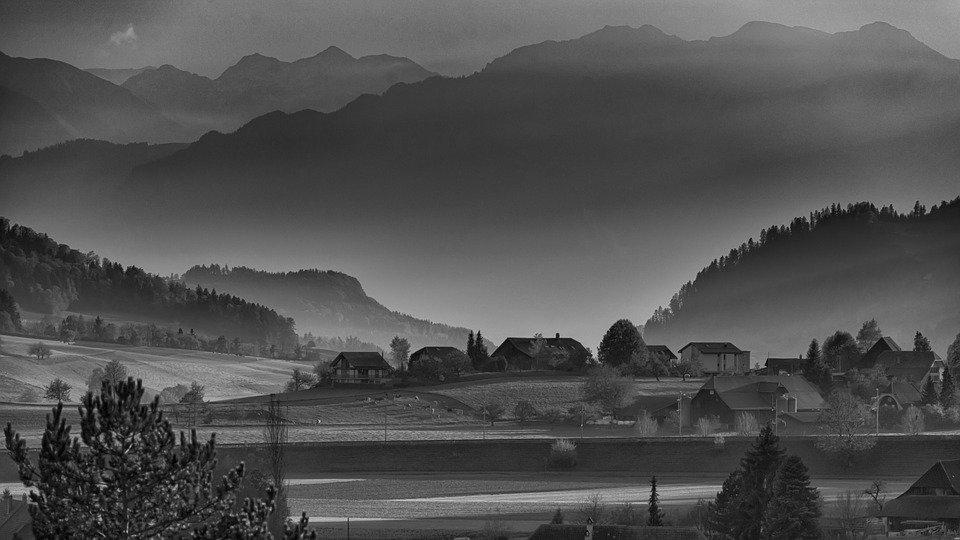
#> input picture images/mountains-615428_960_720.jpg, 960 x 540 px, found by its file name; the run also reads 2 pictures not shown here
$ python image-downloader.py
#> lines starting #> are read from the running program, lines starting #| are printed output that depends on the picture
import requests
import time
import multiprocessing
from PIL import Image
from functools import partial

url_list = [
    "https://cdn.pixabay.com/photo/2015/01/28/23/34/mountains-615428_960_720.jpg",
    "https://cdn.pixabay.com/photo/2013/08/28/00/54/field-176602_960_720.jpg",
    "https://cdn.pixabay.com/photo/2016/03/09/09/31/buildings-1245842_960_720.jpg",
    "https://cdn.pixabay.com/photo/2020/02/01/22/10/house-4811590_960_720.jpg",
    "https://cdn.pixabay.com/photo/2017/05/27/22/33/morocco-2349647_960_720.jpg",
    "https://cdn.pixabay.com/photo/2019/10/23/18/32/freudenberg-4572410_960_720.jpg",
    "https://cdn.pixabay.com/photo/2019/10/15/19/00/alpine-4552654_960_720.jpg",
    "https://cdn.pixabay.com/photo/2020/04/02/22/09/santorini-4996846_960_720.jpg",
    "https://cdn.pixabay.com/photo/2018/04/16/16/16/sunset-3325080_960_720.jpg",
    "https://cdn.pixabay.com/photo/2013/10/02/23/03/mountains-190055_960_720.jpg",
    "https://cdn.pixabay.com/photo/2016/01/08/18/00/antelope-canyon-1128815_960_720.jpg",
    "https://cdn.pixabay.com/photo/2018/01/14/23/12/nature-3082832_960_720.jpg",
    "https://cdn.pixabay.com/photo/2017/02/19/15/28/sunset-2080072_960_720.jpg",
    "https://cdn.pixabay.com/photo/2018/08/21/23/29/fog-3622519_960_720.jpg",
    "https://cdn.pixabay.com/photo/2017/03/29/15/18/tianjin-2185510_960_720.jpg",
    "https://cdn.pixabay.com/photo/2017/03/29/11/29/nepal-2184940_960_720.jpg",
    "https://cdn.pixabay.com/photo/2016/10/14/19/21/canyon-1740973_960_720.jpg",
    "https://cdn.pixabay.com/photo/2015/03/18/09/31/prairie-679014_960_720.jpg",
    "https://cdn.pixabay.com/photo/2013/10/09/02/26/bridge-192982_960_720.jpg",
    "https://cdn.pixabay.com/photo/2012/02/23/08/38/rocks-15712_960_720.jpg"
]

def download(url_list):
    for url in url_list:
        response = requests.get(url)
        filename = url.split('/')[-1]
        with open('images/' + filename, 'wb') as file:
            file.write(response.content)

        image = Image.open('images/' + filename)
#> image is the input picture: PIL image 960x540 L; min 0, max 225, mean 80.6
        image = image.convert('L')
        image.save('images/' + filename)
        print(filename, " DONE!")

def download_multi(url, dir_path=None):
    response = requests.get(url)
    file_name = url.split('/')[-1]
    file = open(dir_path+file_name, "wb")
    file.write(response.content)
    file.close()

    image = Image.open(dir_path+file_name)
    image = image.convert('L')
    image.save(dir_path+file_name)
    print(file_name, "DONE!")


if __name__ == "__main__":
    # singleprocessing
    st = time.time()
    download(url_list)
#> (the call stopped at in download, `response = requests.get(url)`: the network is not available in this run)
    en = time.time()
    print("time taken = ", en-st, "\n")

    # multiprocessing
    st = time.time()
    results = None
    folder = "images/"
    with multiprocessing.Pool(processes=10) as pool:
        results = pool.map(partial(download_multi, dir_path = folder), url_list)
#> call 4 of download_multi, with dir_path = 'images/'
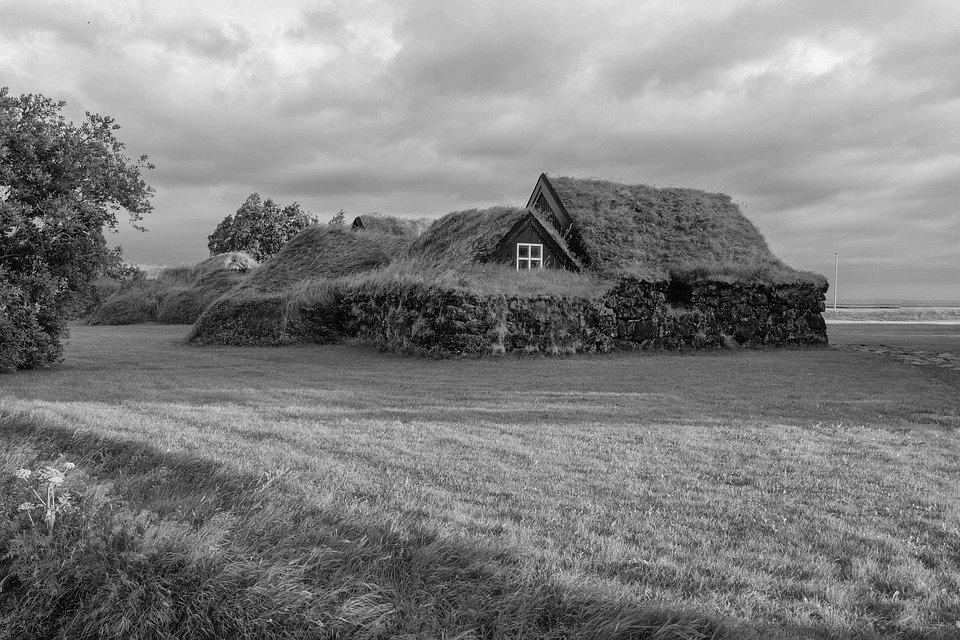
#> input picture images/house-4811590_960_720.jpg, 960 x 640 px, found by its file name
#> in download_multi, image is the input picture: PIL image 960x640 L; min 0, max 255, mean 129.3
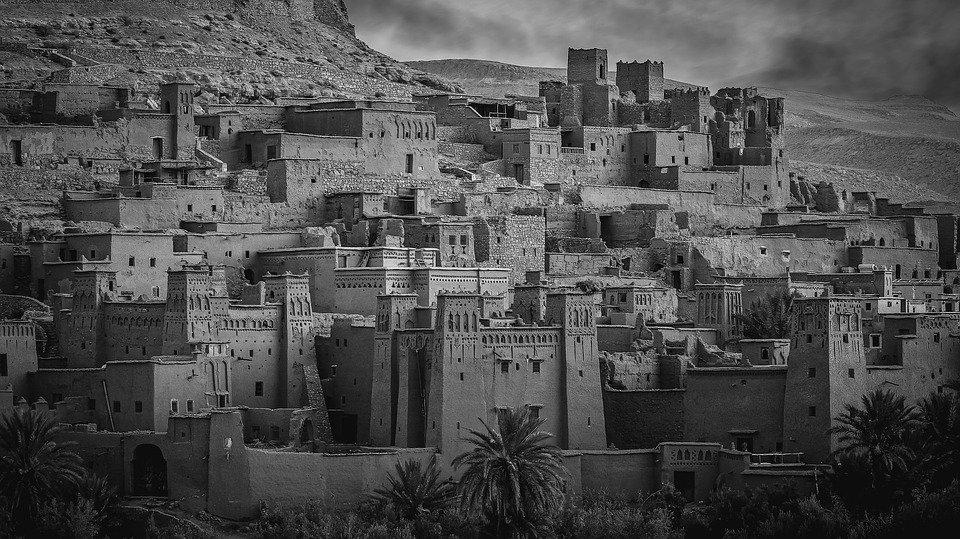
#> input picture images/morocco-2349647_960_720.jpg, 960 x 539 px, found by its file name
#> in download_multi, image is the input picture: PIL image 960x539 L; min 0, max 255, mean 77.4
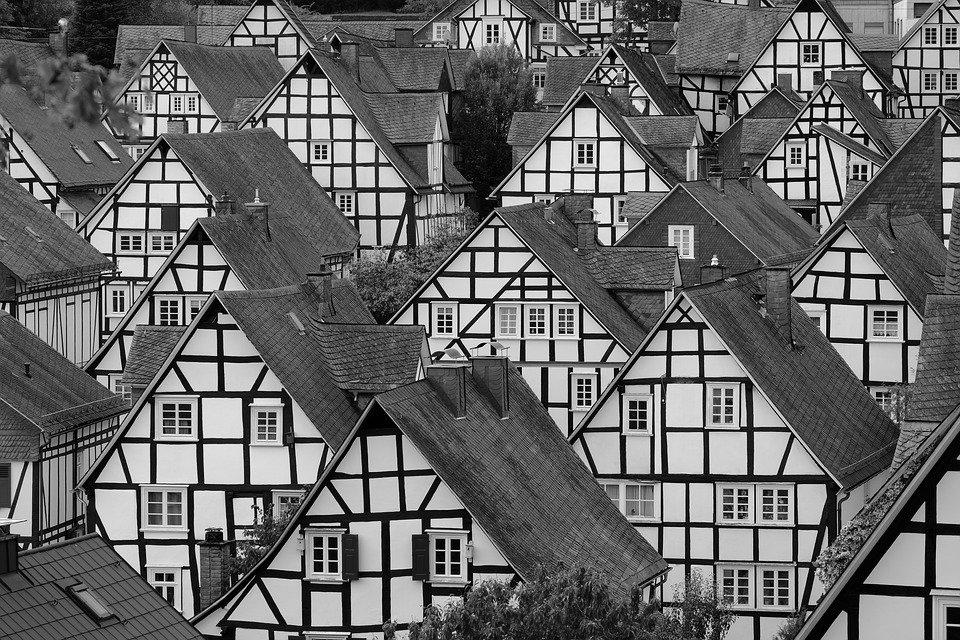
#> input picture images/freudenberg-4572410_960_720.jpg, 960 x 640 px, found by its file name
#> in download_multi, image is the input picture: PIL image 960x640 L; min 0, max 255, mean 104.2
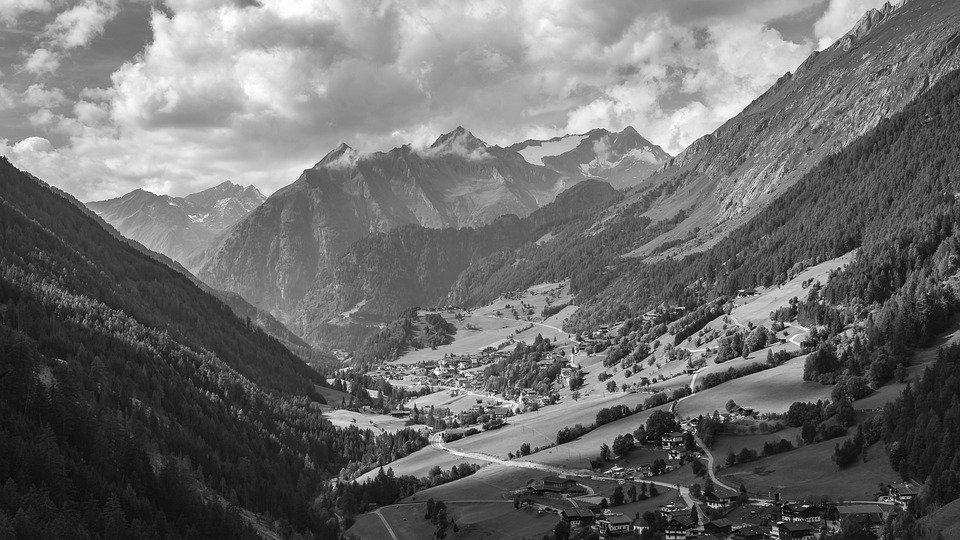
#> input picture images/alpine-4552654_960_720.jpg, 960 x 540 px, found by its file name
#> in download_multi, image is the input picture: PIL image 960x540 L; min 0, max 255, mean 108.7
#> (the run stopped early here; a loop or call above may not have finished)
